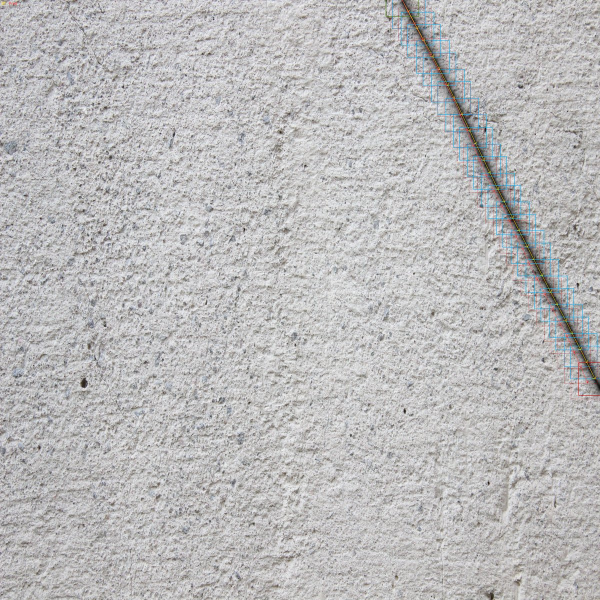
#> input picture src/openvla-rust-tracing/assets/trajectory1_web.jpg, 1200 x 1200 px (shown at 1/2 size)
$ python annotate.py --image ../assets/trajectory1_web.jpg
#> lines starting #> are read from the running program, lines starting #| are printed output that depends on the picture; after the words box and inside, x2 and y2 are one past the last pixel; in counts of white or black regions, pixels touching at a corner belong together
"""
手動アノテーションツール (フリークリック・ピクセル移動量)

画像上の任意の点をクリックして訪問順序を指定し、
ピクセル単位の移動量をアクションとして記録する。

アクション形式: [Δx, Δy, 0, 0, 0, 0, 0]
  Δx = x方向ピクセル移動量 (右が正)
  Δy = y方向ピクセル移動量 (下が正)
  最終ステップ (終端) = [0, 0, 0, 0, 0, 0, 0]

観測画像: クリック点を中心とした patch_size × patch_size のクロップ

操作方法:
  左クリック  : 点を訪問順に追加
  右クリック  : 最も近い点を削除
  z           : 直前のクリックを取り消す
  s           : JSON・パッチ画像を保存
  q           : 終了（保存なし）

使用方法:
  python annotate.py --image path/to/rust_image.jpg --output_dir data/raw

複数エピソードを作成する場合:
  python annotate.py --image rust1.jpg --output_dir data/raw --episode_id 0
  python annotate.py --image rust2.jpg --output_dir data/raw --episode_id 1
"""

from __future__ import annotations

import argparse
import json
from pathlib import Path

import cv2
import numpy as np

# ─── 定数 ─────────────────────────────────────────────────────────────────
ACTION_DIM = 7
INSTRUCTION = "Follow the rust trace. Navigate to continue tracking the corrosion path."
ROI_INSET_SIZE = 160   # 右下インセットの表示サイズ (px)


def draw_canvas(
    base_img: np.ndarray,
    visit_sequence: list[tuple[int, int]],
    mouse_pos: tuple[int, int],
    patch_size: int,
) -> np.ndarray:
    """訪問済み点・ROI枠・プレビューインセットを描画した表示用画像を返す。"""
    vis = base_img.copy()
    h, w = vis.shape[:2]
    mx, my = mouse_pos
    half = patch_size // 2

    # ── カーソル位置の ROI 枠 ──────────────────────────────────────────
    rx0, ry0 = mx - half, my - half
    rx1, ry1 = mx + half, my + half
    cv2.rectangle(vis, (rx0, ry0), (rx1, ry1), (0, 200, 255), 1)

    # ── 経路を矢印で描画 ───────────────────────────────────────────────
    for i in range(1, len(visit_sequence)):
        cv2.arrowedLine(vis, visit_sequence[i - 1], visit_sequence[i],
                        (0, 255, 255), 2, tipLength=0.2)

    # ── 各点を描画 ────────────────────────────────────────────────────
    for idx, (x, y) in enumerate(visit_sequence):
        cv2.circle(vis, (x, y), 8, (0, 180, 0), -1)
        cv2.circle(vis, (x, y), 8, (255, 255, 255), 1)
        cv2.putText(vis, str(idx + 1), (x + 10, y - 10),
                    cv2.FONT_HERSHEY_SIMPLEX, 0.7, (255, 255, 255), 2)

    # ── 右下インセット: カーソル位置のクロッププレビュー ───────────────
    crop = crop_patch(base_img, mx, my, patch_size)
    inset = cv2.resize(crop, (ROI_INSET_SIZE, ROI_INSET_SIZE))
    ix0 = w - ROI_INSET_SIZE - 4
    iy0 = h - ROI_INSET_SIZE - 4
    vis[iy0:iy0 + ROI_INSET_SIZE, ix0:ix0 + ROI_INSET_SIZE] = inset
    cv2.rectangle(vis, (ix0 - 1, iy0 - 1),
                  (ix0 + ROI_INSET_SIZE, iy0 + ROI_INSET_SIZE), (0, 200, 255), 1)
    cv2.putText(vis, "ROI", (ix0 + 4, iy0 + 14),
                cv2.FONT_HERSHEY_SIMPLEX, 0.45, (0, 200, 255), 1)

    return vis


def crop_patch(
    img: np.ndarray,
    x: int,
    y: int,
    patch_size: int,
) -> np.ndarray:
    """(x, y) を中心とした patch_size × patch_size のクロップを返す。端はゼロパディング。"""
    h, w = img.shape[:2]
    half = patch_size // 2

    canvas = np.zeros((h + patch_size, w + patch_size, 3), dtype=np.uint8)
    canvas[half:half + h, half:half + w] = img

    cx = x + half
    cy = y + half
    patch = canvas[cy - half:cy + half, cx - half:cx + half]
    return cv2.resize(patch, (patch_size, patch_size))


# [55 lines left out: function save_episode, not called in this run]


def run(args: argparse.Namespace) -> None:
    img = cv2.imread(args.image)
    if img is None:
        raise FileNotFoundError(f"画像が読み込めません: {args.image}")

    h, w = img.shape[:2]
    visit_sequence: list[tuple[int, int]] = []
    mouse_pos = [w // 2, h // 2]   # [x, y] ミュータブルリストで共有
    window_name = "Annotate (L=add, R=delete, z=undo, s=save, q=quit)"

    # [23 lines left out: function on_mouse, not called in this run]

    cv2.namedWindow(window_name, cv2.WINDOW_NORMAL)
    cv2.resizeWindow(window_name, min(w, 1400), min(h, 900))
    cv2.setMouseCallback(window_name, on_mouse)

    print(f"[annotate] 画像: {args.image}  ({w}×{h}px)  patch_size={args.patch_size}")
    print("  左クリック: 点追加  /  右クリック: 近い点を削除  /  z: 最後を取り消し  /  s: 保存  /  q: 終了")

    output_dir = Path(args.output_dir)
    step_offset = args.step_offset

    while True:
        canvas = draw_canvas(img, visit_sequence, tuple(mouse_pos), args.patch_size)
        cv2.setWindowTitle(window_name, f"{window_name} | 点数: {len(visit_sequence)}")
        cv2.imshow(window_name, canvas)

        key = cv2.waitKey(30) & 0xFF
        if key == ord("q"):
            print("[annotate] 保存せずに終了します。")
            break
        elif key == ord("z"):
            if visit_sequence:
                removed = visit_sequence.pop()
                print(f"  取り消し: {removed}")
        elif key == ord("s"):
            if len(visit_sequence) < 2:
                print("[annotate] 2点以上クリックしてから保存してください。")
                continue
            step_offset = save_episode(
                img, visit_sequence, output_dir,
                args.episode_id, Path(args.image).name,
                args.patch_size, step_offset,
            )
            break

    cv2.destroyAllWindows()


def main() -> None:
    parser = argparse.ArgumentParser(description="手動アノテーションツール（フリークリック）")
    parser.add_argument("--image", required=True, help="入力画像パス")
    parser.add_argument("--output_dir", default="data/raw",
                        help="出力ディレクトリ (デフォルト: data/raw)")
    parser.add_argument("--episode_id", type=int, default=0,
                        help="エピソードID")
    parser.add_argument("--patch_size", type=int, default=224,
                        help="観測クロップサイズ px (デフォルト: 224)")
    parser.add_argument("--step_offset", type=int, default=0,
                        help="step_id の開始番号（複数エピソード連番用）")
    args = parser.parse_args()
    run(args)
#> in run, img is the input picture: shape (1200, 1200, 3); mean B, G, R 187, 186.4, 187.3
#| [annotate] 画像: ../assets/trajectory1_web.jpg  (1200×1200px)  patch_size=224
#> in draw_canvas, `cv2.rectangle(vis, (rx0, ry0), (rx1, ry1), (0, 200, 255), 1)`:
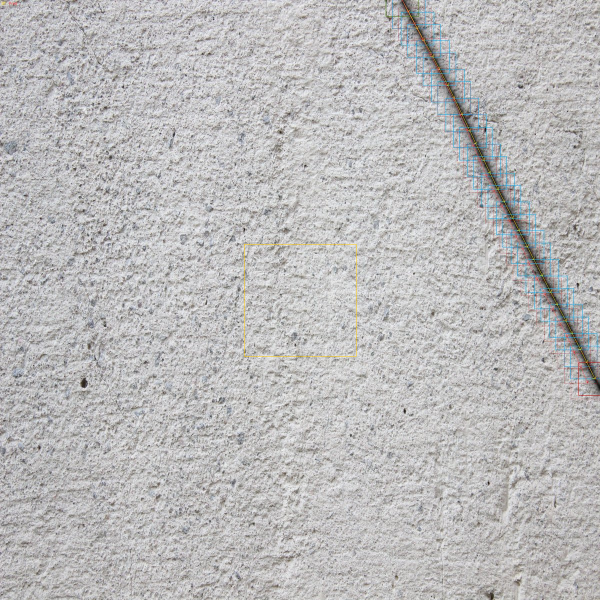
#> vis: shape (1200, 1200, 3) (shown at 1/2 size); 0.06% of pixels changed, all inside (x1, y1, x2, y2) = (488, 488, 713, 713)
#> in crop_patch, `canvas[half:half + h, half:half + w] = img`:
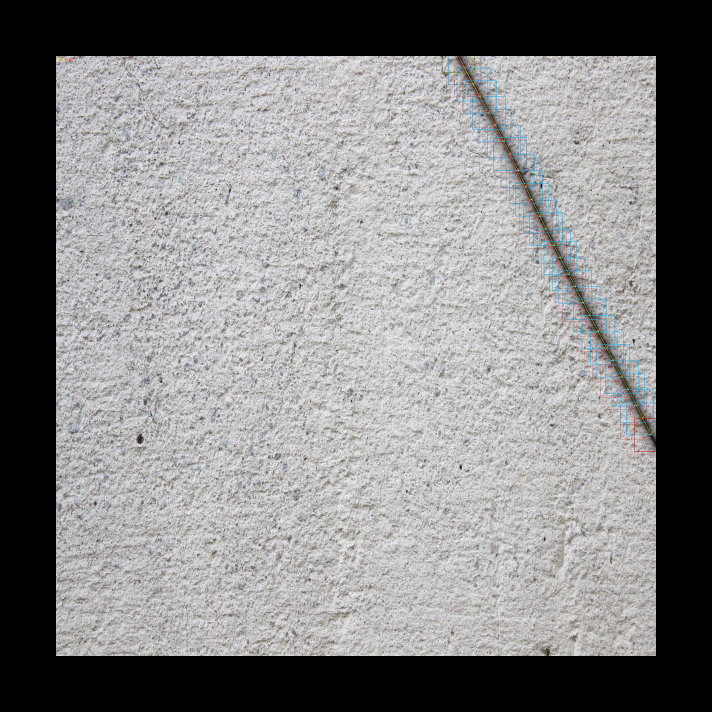
#> canvas: shape (1424, 1424, 3) (shown at 1/2 size); mean B, G, R 132.8, 132.4, 133
#> in crop_patch, `patch = canvas[cy - half:cy + half, cx - half:cx + half]`:
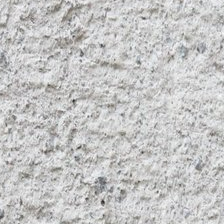
#> patch: shape (224, 224, 3); mean B, G, R 196.7, 197.1, 197.3
#> in draw_canvas, `inset = cv2.resize(crop, (ROI_INSET_SIZE, ROI_INSET_SIZE))`:
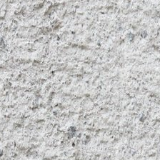
#> inset: shape (160, 160, 3); mean B, G, R 196.6, 197, 197.1
#> in draw_canvas, `cv2.rectangle(vis, (ix0 - 1, iy0 - 1), (ix0 + ROI_INSET_SIZE, iy0 + RO..`:
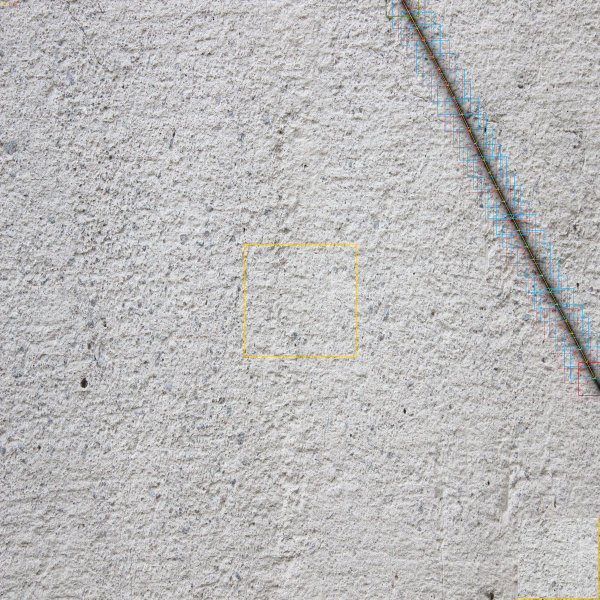
#> vis: shape (1200, 1200, 3) (shown at 1/2 size); mean B, G, R 187.1, 186.8, 187.6
#> in draw_canvas, `cv2.putText(vis, "ROI", (ix0 + 4, iy0 + 14), cv2.FONT_HERSHEY_SIMPLEX,..`: vis: shape (1200, 1200, 3); under 0.01% of pixels changed, all inside (x1, y1, x2, y2) = (1042, 1041, 1062, 1051)
#> (key q is pressed here)


if __name__ == "__main__":
    main()

$ run again, on src/openvla-rust-tracing/assets/trajectory3_web.jpg
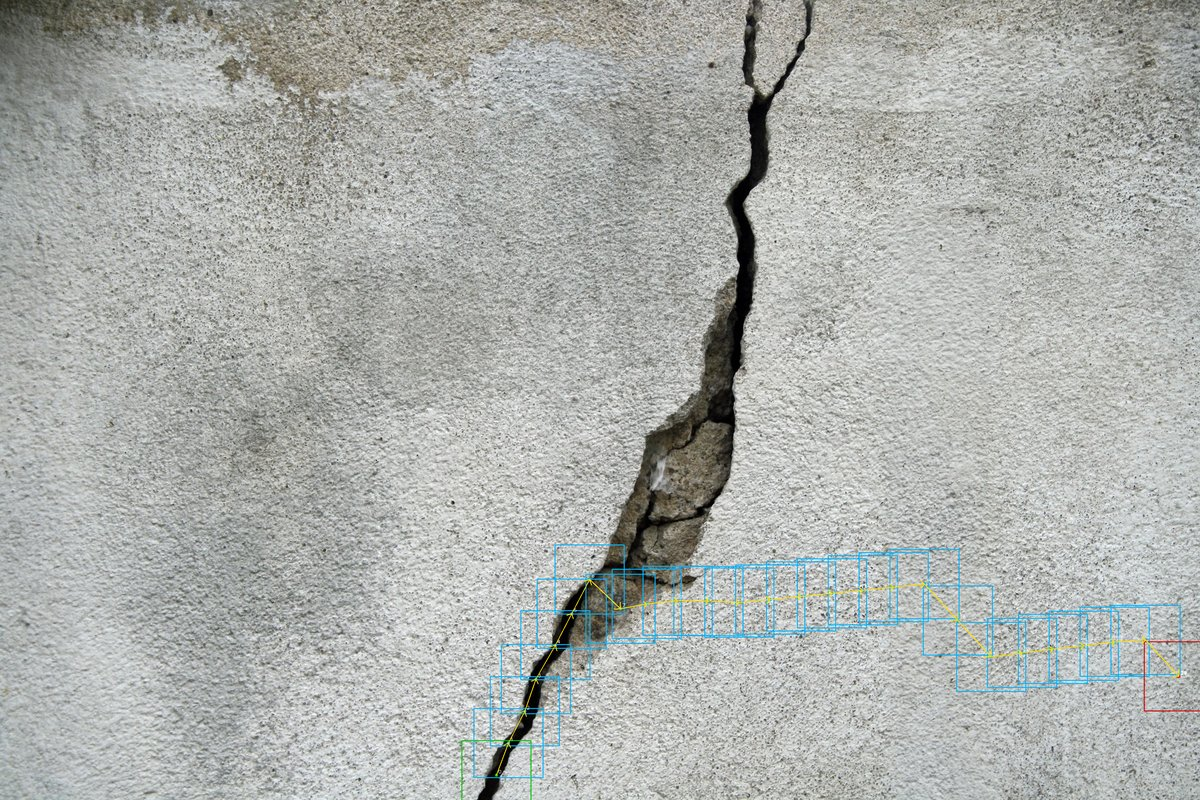
#> input picture src/openvla-rust-tracing/assets/trajectory3_web.jpg, 1200 x 800 px
#> in run, img is the input picture: shape (800, 1200, 3); mean B, G, R 172.2, 175.6, 172.6
#| [annotate] 画像: ../assets/trajectory3_web.jpg  (1200×800px)  patch_size=224
#> in draw_canvas, `inset = cv2.resize(crop, (ROI_INSET_SIZE, ROI_INSET_SIZE))`:
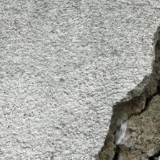
#> inset: shape (160, 160, 3); mean B, G, R 161.9, 166.7, 166.1
#> in draw_canvas, `cv2.rectangle(vis, (ix0 - 1, iy0 - 1), (ix0 + ROI_INSET_SIZE, iy0 + RO..`:
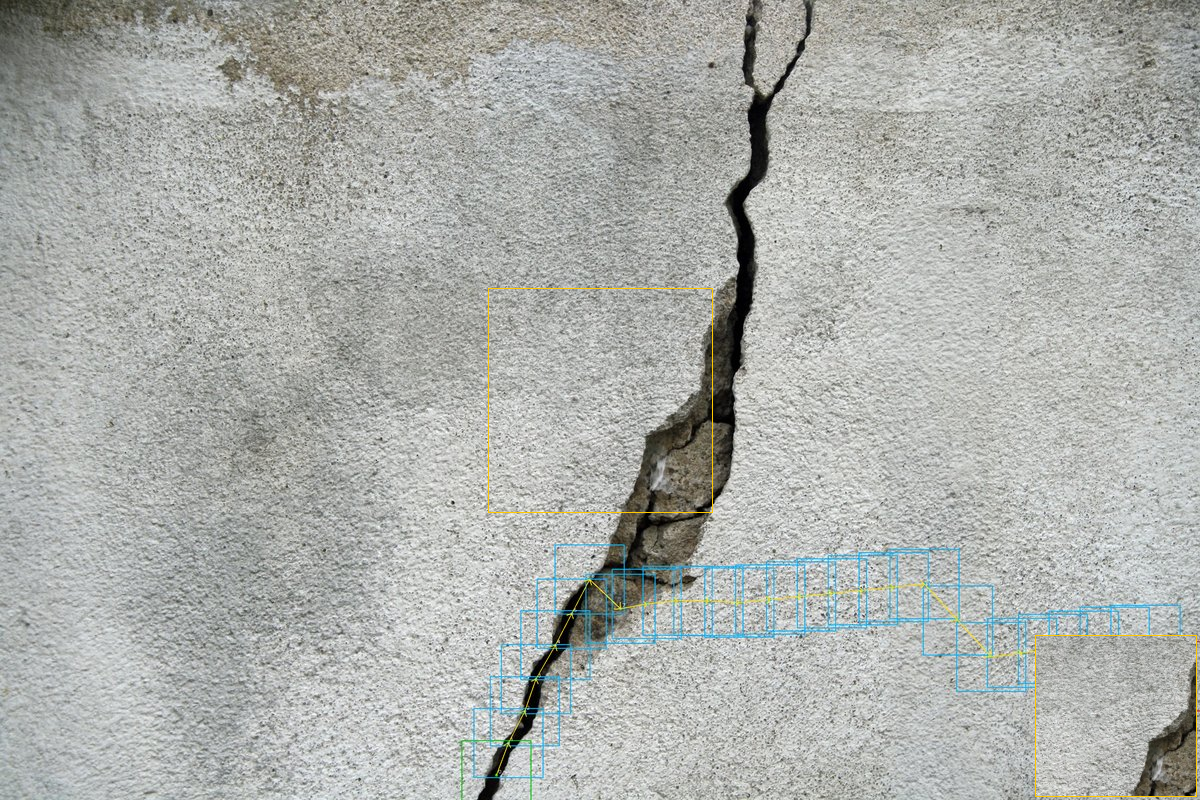
#> vis: shape (800, 1200, 3); mean B, G, R 171.5, 175.2, 172.5

$ run again, on src/openvla-rust-tracing/assets/trajectory4_web.jpg
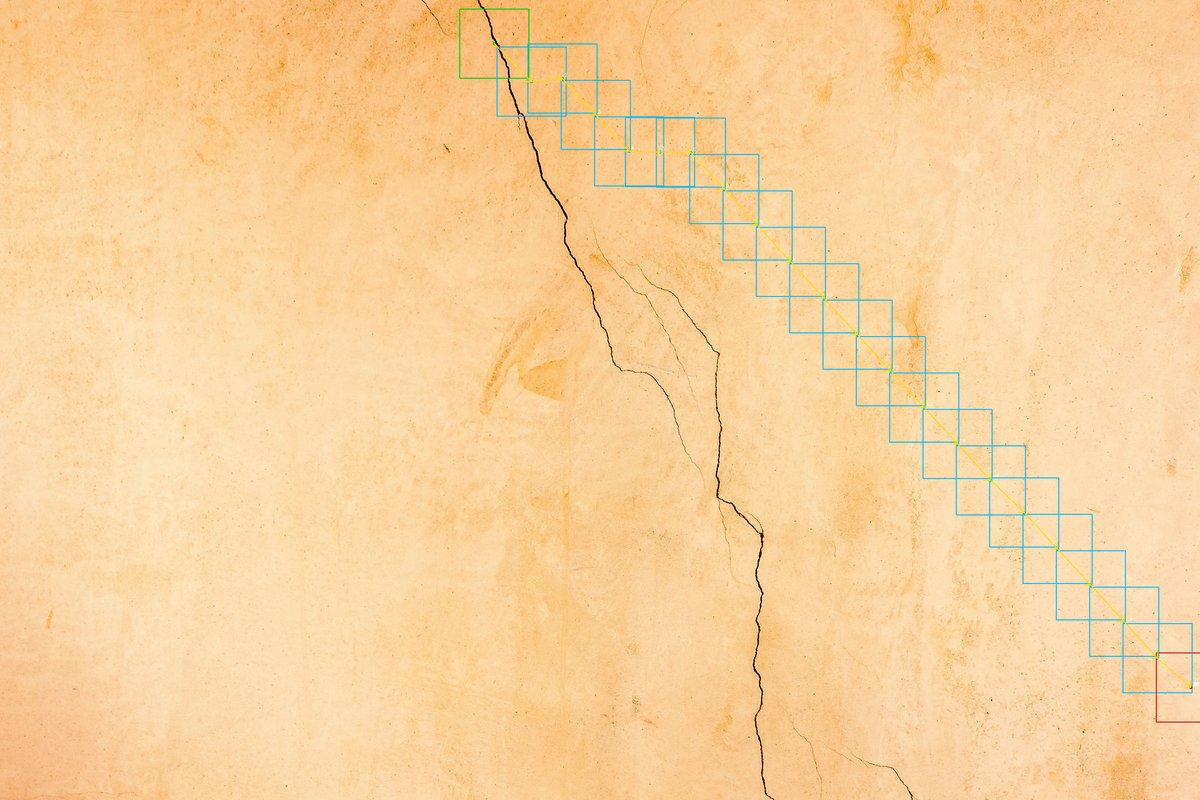
#> input picture src/openvla-rust-tracing/assets/trajectory4_web.jpg, 1200 x 800 px
#> in run, img is the input picture: shape (800, 1200, 3); mean B, G, R 155.6, 208.5, 247.6
#| [annotate] 画像: ../assets/trajectory4_web.jpg  (1200×800px)  patch_size=224
#> in crop_patch, `patch = canvas[cy - half:cy + half, cx - half:cx + half]`:
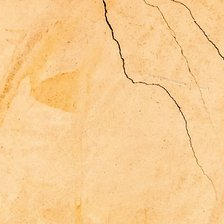
#> patch: shape (224, 224, 3); mean B, G, R 145.2, 204, 247.2
#> in draw_canvas, `cv2.rectangle(vis, (ix0 - 1, iy0 - 1), (ix0 + ROI_INSET_SIZE, iy0 + RO..`:
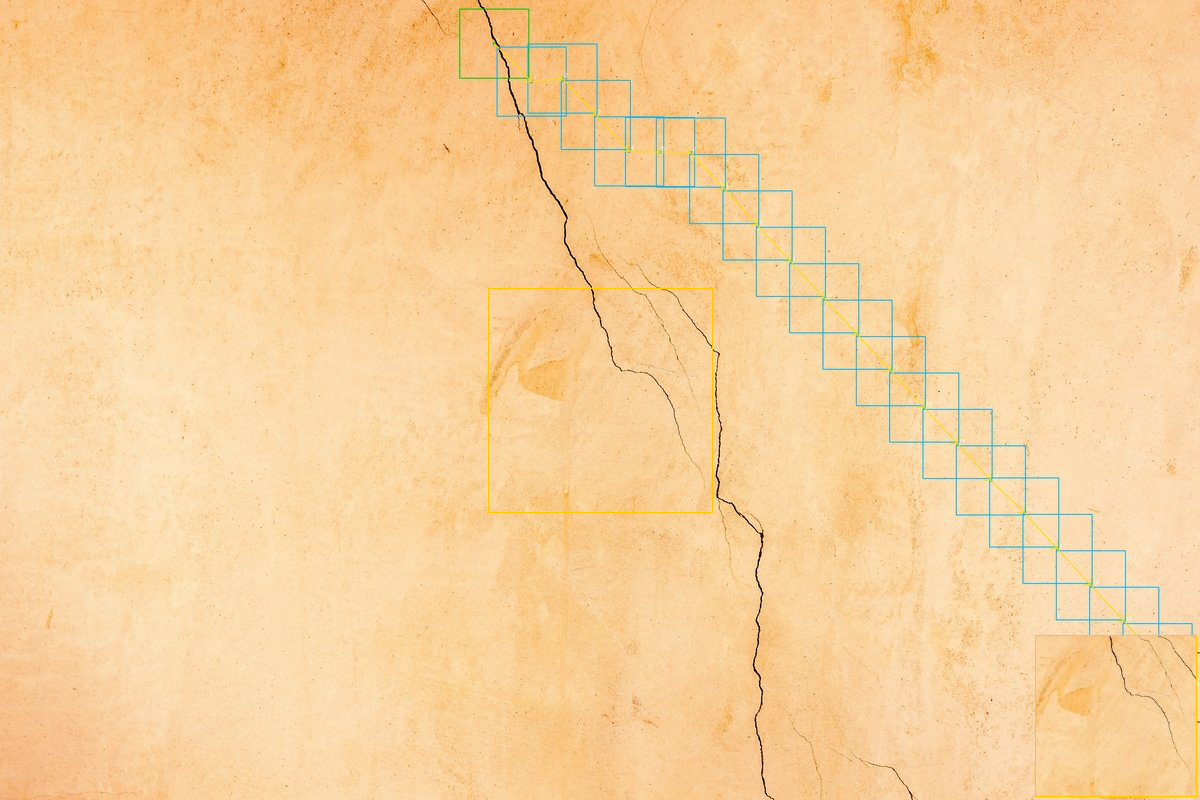
#> vis: shape (800, 1200, 3); mean B, G, R 155, 208.4, 247.7
